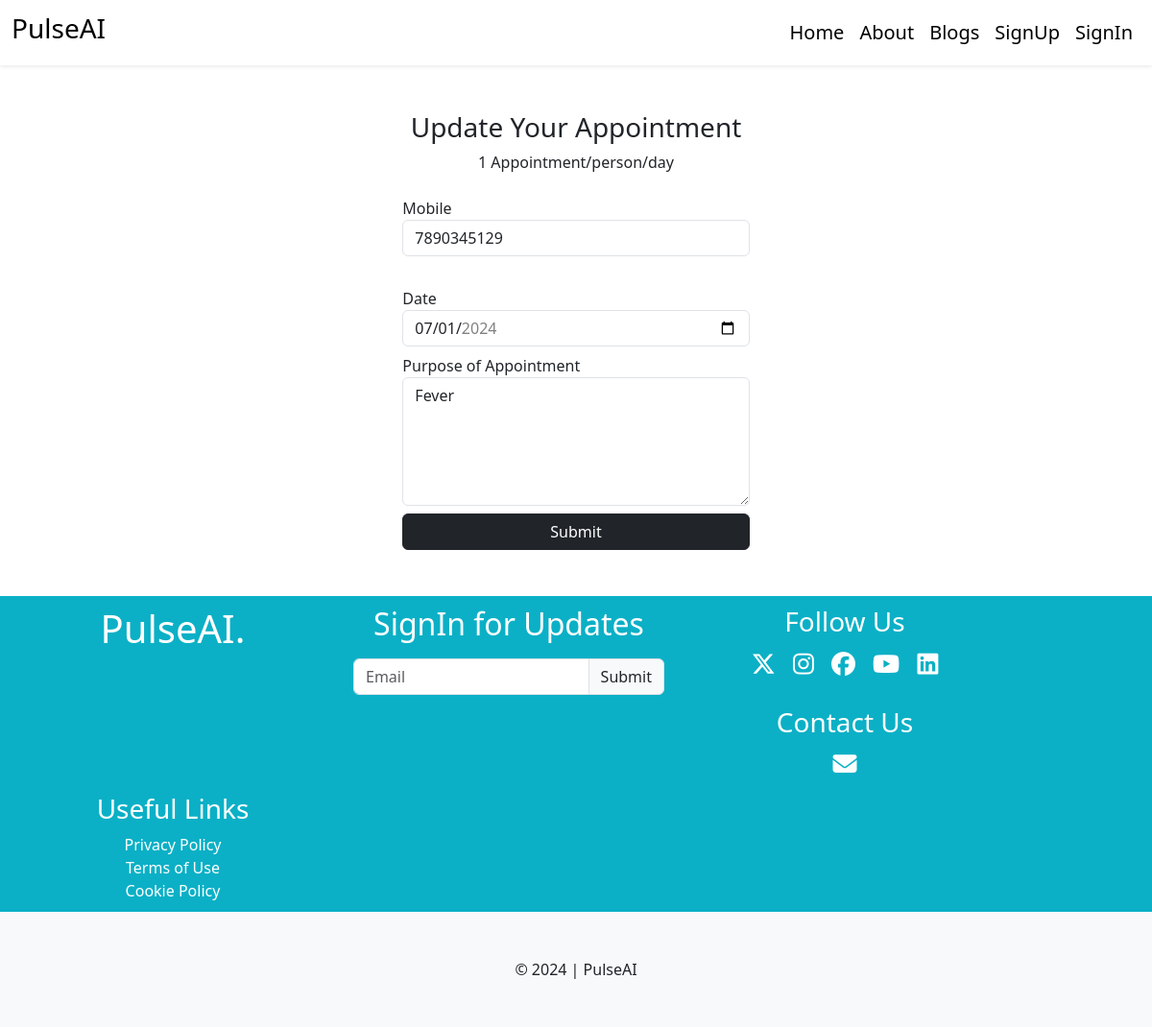
/patient/update_appointment/4/, run on the app's committed database.
### patient/models.py (models this page shows, shortened)
class Appointment(models.Model):
    user = models.ForeignKey(User,on_delete=models.DO_NOTHING)
    mobile = models.CharField(max_length=20)
    date = models.DateField()
    note = models.TextField()
    status = models.CharField(max_length=255, choices=APPOINTMENT_STATUS,default='Booked')

### patient/views.py (the view, shortened to what this page needs)
# urls.py: path("update_appointment/<int:aid>/",views.update_appointment,name="updateapp"),
def update_appointment(request,aid):
    app = Appointment.objects.get(id=aid)
    context = {
        'appointment':app
    }
    return render(request,'patient/appointment_update.html',context)

### templates/patient/appointment_update.html (shortened to what this page needs)
{% extends "layout.html" %}
{% block content %}
    <div class="container my-5">
        <div class="row g-3">
            <div class="col-md-4 mx-auto">
               <div class="mb-4 text-center">
                    <h3>Update Your Appointment</h3>
                    <p>1 Appointment/person/day</p>
               </div>
               <form action="{% url "updateapp" appointment.id %}" method="post" onsubmit="return validateForm()">
                <div class="mb-2">
                    <label for="">Mobile</label>
                    <input type="text" name="mobile" class="form-control" id="mobile" value="{{appointment.mobile}}" >
                </div>
                <div class="mb-2">
                    <label for="">Date</label>
                    <input type="date" name="date" class="form-control" id="date" value="{{appointment.date|date:"Y-m-d"}}" >
                </div>
                <div class="mb-2">
                    <label for="">Purpose of Appointment</label>
                    <textarea name="note" id="" rows="5" class="form-control"  >{{appointment.note}}</textarea>
                </div>
                <div class="mt-2">
                    <input type="submit" value="Submit" class="btn btn-dark w-100">
                </div>
               </form>
            </div>
        </div>
    </div>
{% endblock %}

### static/css/style.css (style rules this page uses)
body { overflow-x: hidden; }

### data on the page
Appointment: mobile "7890345129", date "07/01/2024", note "Fever"
